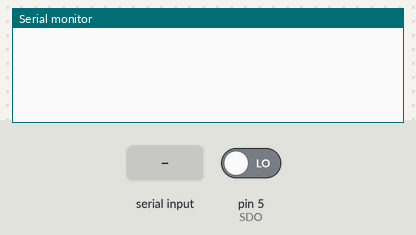
A sketch run on a simulated Arduino Uno, built with avr-gcc and run on an emulated ATmega328P. Shown: the last lines printed to the serial monitor. The test bench sets the inputs (shaded band); at power-on: pin 5 (SDO) LOW.

Above: at 2.8 s.
2.9 s: "t" received over Serial
At 3.5 s:
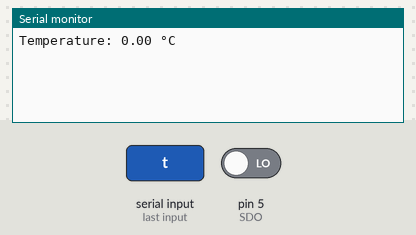
4.4 s: "g" received over Serial
At 5.6 s:
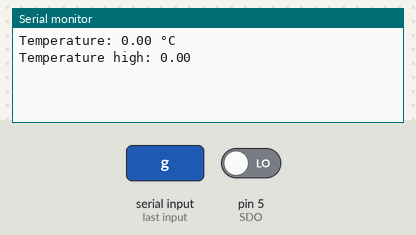
5.9 s: "l" received over Serial
At 7.0 s:
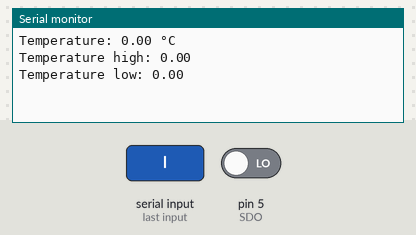
7.4 s: "c" received over Serial
At 8.2 s:
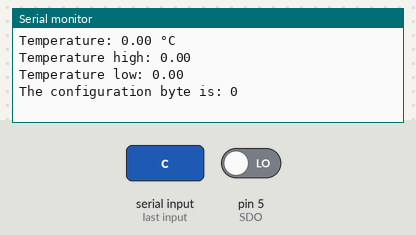

Measured:
- after the input at 2.9 s, the serial monitor: prints a new line at once (image 1)
- after the input at 4.4 s, the serial monitor: prints a new line at once (image 2)
- after the input at 5.9 s, the serial monitor: prints a new line at once (image 3)
- after the input at 7.4 s, the serial monitor: prints a new line at once (image 4)

The sketch:

DS1620.ino
```cpp
/* PIN setup */
/*    SPI   -     Arduino     */
/*                            */
/*  RST     <-     digital 7  */
/*  CLK     <-     digital 6  */
/*  DQ      <->    digital 5  */
/*                            */

#define RST 7
#define CLK 6
#define SDO 5

/* DS1620 commands */
#define SETTH 0x01
#define SETTL 0x02
#define SETCF 0x0C
#define GETTH 0xA1
#define GETTL 0xA2
#define GETCF 0xAC
#define GETTP 0xAA

/* functions prototype */
byte  nibbleToByte( byte nibble );
void  createBuffer( byte *buffer, byte *nibbles, int nlen );
int   getInput( byte *buff );
float byteToFloat( byte *buffer );
void  clearBuffer( byte *buf, int len );
void  writeByte( byte *input, int len );
void  readByte( byte cmd, byte *output, int len );

/* global variables */
static byte  buffer[5];
static byte  support[5];
static int   incomingByte = 0;
static float temperature;

/*********************************
 **********  FUNCTIONS  **********
 *********************************/

void setup(){

  Serial.begin( 9600 );

  /* reset and clock pins are output only */
  pinMode( RST, OUTPUT );
  pinMode( CLK, OUTPUT );

  /* set the clock and reset pins default state */
  digitalWrite( RST, LOW );
  digitalWrite( CLK, LOW );

  /* wait 100 ms */
  delay( 100 );

}

void loop(){

  if( Serial.available() > 0 ){

    // read the incoming byte:
    incomingByte = Serial.read();

    switch( incomingByte ){

      case 'h':
        /* print the help menu */
        Serial.println( "******* DS1621 Help menu *******" );
        Serial.println( "" );
        Serial.println( "h  print this help menu" );
        Serial.println( "t  read the temperature regiser" );
        Serial.println( "g  read the high temperature register" );
        Serial.println( "l  read the low temperature register" );
        Serial.println( "c  read configuration register" );
        Serial.println( "s  write configuration register" );
        Serial.println( "k  write the high temperature register" );
        Serial.println( "p  write the low temperature register" );
        break;

      case 't':
        clearBuffer( buffer, 5 );
        readByte( GETTP, buffer, 9 );
        Serial.print( "Temperature: " );
        Serial.print( byteToFloat( buffer ) );
        Serial.println( " °C" );
        break;

      case 'g':
        clearBuffer( buffer, 5 );
        readByte( GETTH, buffer, 9 );
        Serial.print( "Temperature high: " );
        Serial.print( byteToFloat( buffer ) );
        Serial.println( "" );
        break;

      case 'l':
        clearBuffer( buffer, 5 );
        readByte( GETTL, buffer, 9 );
        Serial.print( "Temperature low: " );
        Serial.print( byteToFloat( buffer ) );
        Serial.println( "" );
        break;

      case 'c':
        clearBuffer( buffer, 5 );
        readByte( GETCF, buffer, 8 );
        Serial.print( "The configuration byte is: " );
        Serial.print( buffer[0], HEX );
        Serial.println( "" );
        break;

      case 's':
        /* write the configuration register */
        Serial.println( "Enter the new configuration register value in HEX format" );

        clearBuffer( buffer, 5 );
        buffer[0] = SETCF;
        createBuffer( &buffer[1], support, getInput( support ) );
        Serial.print( "new register value is: " );
        Serial.println( buffer[1], HEX );

        writeByte( buffer, 16 );
        break;

      case 'k':
        /* write the temperature high register */
        Serial.println( "Enter the new temperature high register value in HEX format" );

        clearBuffer( buffer, 5 );
        buffer[0] = SETTH;
        createBuffer( &buffer[1], support, getInput( support ) );
        Serial.print( "new register value is: " );
        Serial.print( buffer[2], HEX );
        Serial.println( buffer[1], HEX );

        writeByte( buffer, 17 );
        break;

      case 'p':
        /* write the temperature low register */
        Serial.println( "Enter the new temperature low register value in HEX format" );

        clearBuffer( buffer, 5 );
        buffer[0] = SETTL;
        createBuffer( &buffer[1], support, getInput( support ) );
        Serial.print( "new register value is: " );
        Serial.print( buffer[2], HEX );
        Serial.println( buffer[1], HEX );

        writeByte( buffer, 17 );
        break;
    }
  }
}


/*
 * convert an ASCII character to the equivalent hex value
 */

byte nibbleToByte( byte nibble ){

  /* digit */
  if( nibble >= '0' && nibble <= '9' ){

    nibble -= '0';

  /* lowe case character */
  } else if( nibble >= 'a' && nibble <= 'f' ) {

    nibble -= 87;

  /* upper case character */
  } else if( nibble >= 'A' && nibble <= 'F' ) {

    nibble -= 55;

  } else {

    nibble = 0;
  }

  return nibble;
}


void createBuffer( byte *buffer, byte *nibbles, int nlen ){

 int i, j, flag = 0;

 /* remove not valid character from the tail */
 while( (nibbles[nlen-1] < '0'                          ) ||
        (nibbles[nlen-1] > '9' && nibbles[nlen-1] < 'A' ) ||
        (nibbles[nlen-1] > 'F' && nibbles[nlen-1] < 'a' ) ||
        (nibbles[nlen-1] > 'f'                          )
       ){
   nlen--;
 }

 /* from LSB to MSB */
 for( i = nlen - 1, j = 0; i >= 0; i-- ){

   if( flag == 0 ){

     buffer[j] = nibbleToByte( nibbles[i] );
     flag = 1;

   } else {

     buffer[j] |= nibbleToByte( nibbles[i] ) << 4;
     j++;
     flag = 0;
   }
 }
}


void clearInput(){

  while( Serial.read() != -1 ){
    delay( 1 );
  }
}


/*
 * reads from serial console a byte
 */

int getInput( byte *buff ){

  int i = 0;

  /* clear input queue */
  clearInput();

  /* wait the user input */
  while( Serial.available() <= 0 ){

    delay( 10 );
  }

  /* read incoming data up to 5 bytes */
  do{

    buff[i++] = (byte)Serial.read();
    delay( 5 );

  } while( Serial.available() && i < 5 );

  return i;
}


/*
 * translate the 9bit precision value into float
 */

float byteToFloat( byte *buffer ){

  float retval = 0.0;

  if( buffer[0] & 0x01 ){
    retval += 0.5;
  }

  /* remove the 0.5 bit */
  buffer[0] >>= 1;

  /* if negative temperature */
  if( buffer[1] & 0x01 ){
    retval += (float)(int)(0xFF80 | (unsigned int)buffer[0]);
  } else {
    retval += (float)buffer[0];
  }

  return retval;
}


/*
 * Empty the buffer provided
 * buf    the buffer to empty
 * len    how many byte should be empty in the buffer
 */

void clearBuffer( byte *buf, int len ){

  int i;

  for( i = 0; i < len; i++ ){

    buf[i] = 0x00;
  }
}


/*
 * Write byte to the SPI interface bit by bit
 * input  input buffer where the byte to sent are read
 * len    how many bit should be sent
 */

void writeByte( byte *input, int len ){

  int i;

  /* set the SDO pin as output */
  pinMode( SDO, OUTPUT );

  /* start a new transfer */
  digitalWrite( CLK, HIGH );
  digitalWrite( RST, HIGH );

  for( i = 0; i < len ; i++ ){

    digitalWrite( CLK, LOW );
    delayMicroseconds( 10 );

    /* if the bit is HIGH, LSB to MSB, bit 0 to 7 */
    if( (input[i/8] >> (i % 8)) & 0x01 ){

      /* send 1 */
      digitalWrite( SDO, HIGH );

    } else {

      /* send 0 */
      digitalWrite( SDO, LOW );
    }

    digitalWrite( CLK, HIGH );
    delayMicroseconds( 10 );
  }

  /* end the transfer */
  digitalWrite( RST, LOW );
  digitalWrite( CLK, LOW );
}


/*
 * Read bytes from SPI interface after sending a command byte bit by bit
 * cmd     the command byte to send before reading
 * output  output buffer where the read bytes are stored
 * len     how many bit should be read
 */

void readByte( byte cmd, byte *output, int len ){

  int i;

  /* set the SDO pin as output */
  pinMode( SDO, OUTPUT );

  /* start a new transfer */
  digitalWrite( CLK, HIGH );
  digitalWrite( RST, HIGH );

  for( i = 0; i < 8 ; i++ ){

    digitalWrite( CLK, LOW );
    delayMicroseconds( 10 );

    /* if the bit is HIGH, MSB to LSB */
    if( (cmd >> i) & 0x01 ){

      /* send 1 */
      digitalWrite( SDO, HIGH );

    } else {

      /* send 0 */
      digitalWrite( SDO, LOW );
    }

    digitalWrite( CLK, HIGH );
    delayMicroseconds( 10 );
  }

  /* set the SDO pin as output */
  pinMode( SDO, INPUT );
  /* disable pull-up resistor */
  digitalWrite( SDO, LOW );

  /* read incoming data */
  for( i = 0; i < len; i++ ){

    digitalWrite( CLK, LOW );
    delayMicroseconds( 10 );

    digitalWrite( CLK, HIGH );
    delayMicroseconds( 10 );

    if( digitalRead( SDO ) == HIGH ){

      output[i/8] |= 0x01 << (i % 8);
    }
  }

  /* end the transfer */
  digitalWrite( RST, LOW );
  digitalWrite( CLK, LOW );
}
```
